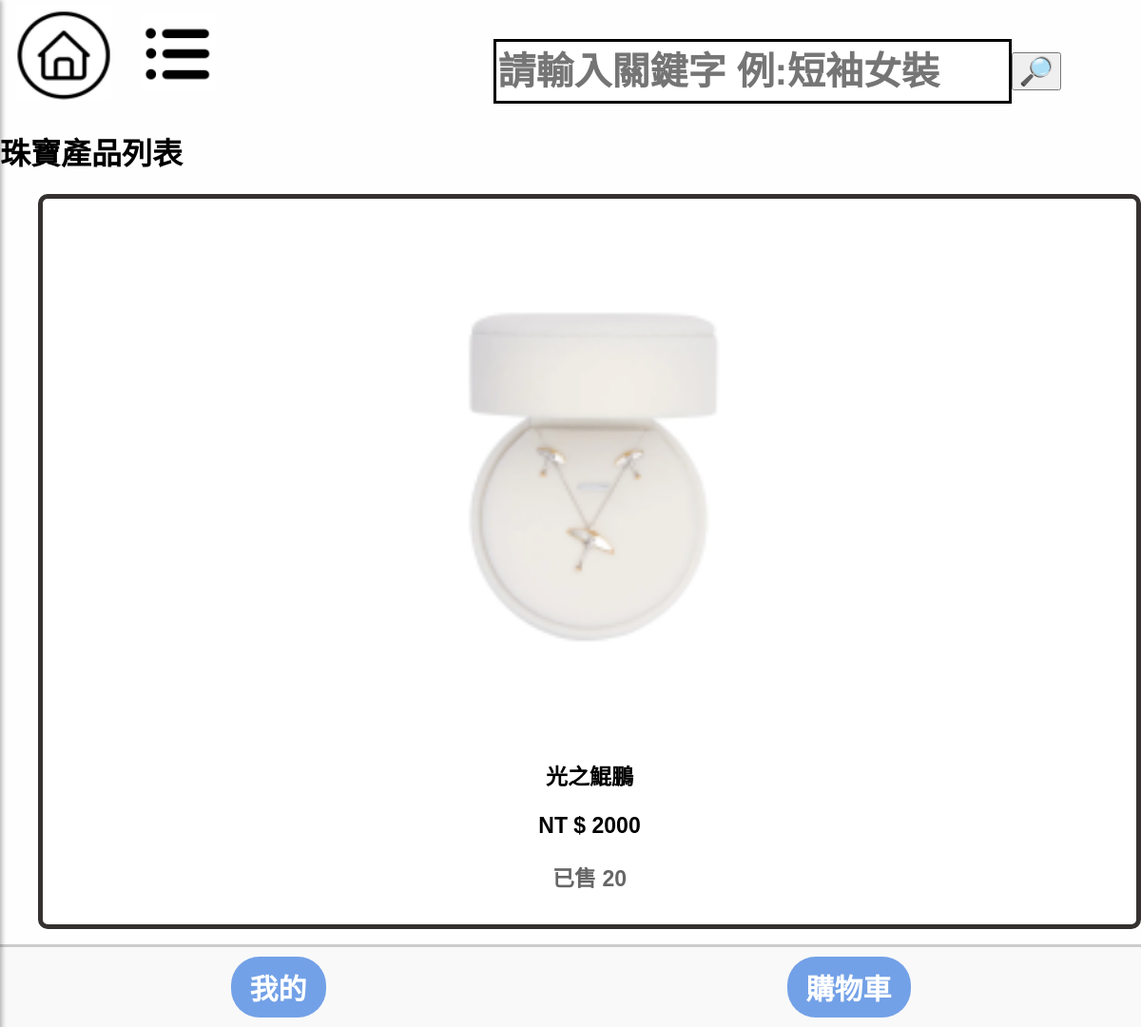
The page /jewelry/ on the database its author committed.
### mysite/models.py (models this page shows, shortened)
class Product(models.Model):
    name = models.CharField(max_length=100)
    image = models.ImageField(upload_to='product_images/', default='default.jpg')  # 定義默認值
    price = models.CharField(max_length=20,default='0')
    color = models.CharField(max_length=20,default='商品顏色')
    description = models.TextField()
    quantity = models.IntegerField(default=0)
    category = models.CharField(max_length=10,default="man")

### mysite/views.py (the view)
# urls.py: path('jewelry/',mv.jewelry,name="jewelry"),
def jewelry(request):
    jewelrys_products = Product.objects.filter(category='jewelry')
    return render(request, 'jewelry.html', {'jewelrys_products': jewelrys_products})

### templates/jewelry.html
{% extends "home.html" %}
{% load static %}
{% block content %}
    <h1>珠寶產品列表</h1>
    <link rel="stylesheet" href="{% static 'css/main.css' %}">
    <ul>
        {% if jewelrys_products %}
            {% for product in jewelrys_products %}
            <div class="fyp-b">
                {% if product.image %}
                    <img id="fyp-p" src="{{ product.image.url }}" alt="{{ product.name }}">
                {% else %}
                    <p>No image available</p>
                {% endif %}
                <div class="fyp-1t">
                    <a href='/product/{{ product.id }}'>{{product.name }}</a>
                    <p>NT $ {{ product.price }}</p>
                    <p id="sell{{ forloop.counter }}">已售 {{ product.quantity }}</p>
                </div>
            </div>
            {% endfor %}
        {% else %}
            <li>目前沒有相關產品上架喔</li>
        {% endif %}
    </ul>
{% endblock %}

### static/css/main.css (style rules this page uses)
body { font-family: '微軟正黑體', Arial, sans-serif; margin: 0; padding: 0; background-color: #fffefe; }
.fyp-b { background-color: #fff; border: 5px solid #353131; border-radius: 10px; padding: 10px; text-align: center; box-sizing: border-box; }
#fyp-p { width: 50%; height: auto; margin-bottom: 10px; }
.fyp-1t, .fyp-2t { font-weight: bolder; font-size: 23px; margin-bottom: 10px; }
.fyp-1t a { text-decoration: none; color: black; }
#sell1, #sell2 { color: #666; }

### rows shown on the page
Product: image (picture), name "光之鯤鵬", price "2000", quantity "20"
